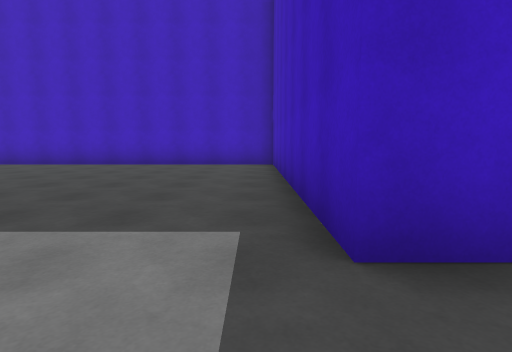
view 1 (above)

24 first-person views from a walk through a scene from a Unity 3-D project. The camera is 1.2 m above the floor, tilts 6° down and sees 80° across. The floor is counted in squares, 2 m on a side. Each view is taken from the middle of a square. On the plan, view 1 faces up. The plan holds only what a view shows up to about 9 squares ahead; the rest is blank. The place goes on beyond the plan. The player character is not drawn.

view 2
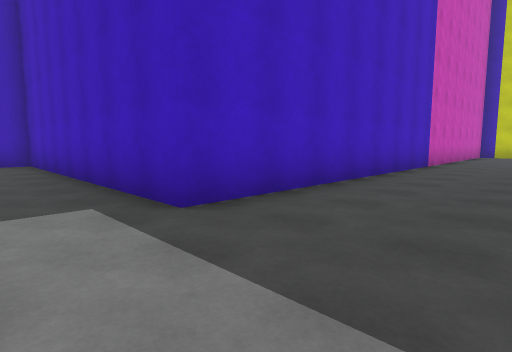

view 3
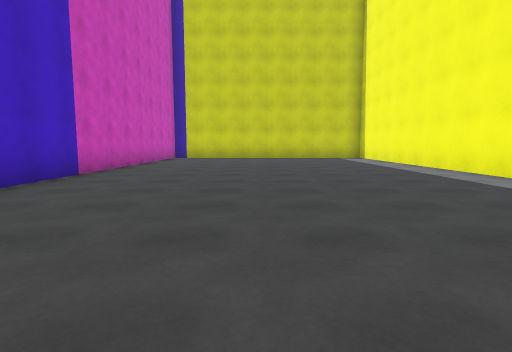

view 4
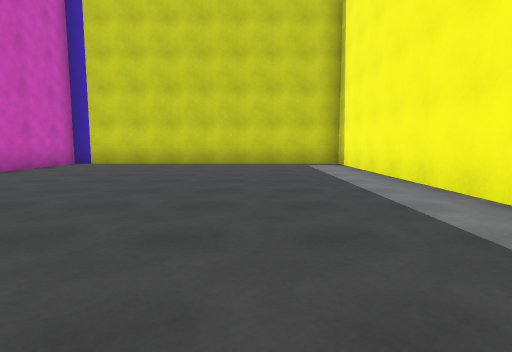

view 5
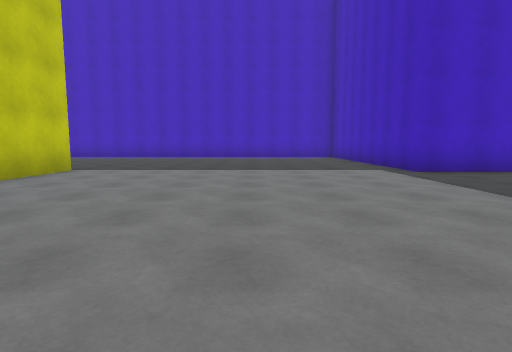

view 6
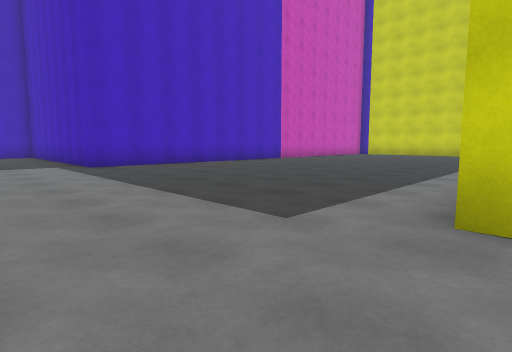

view 7
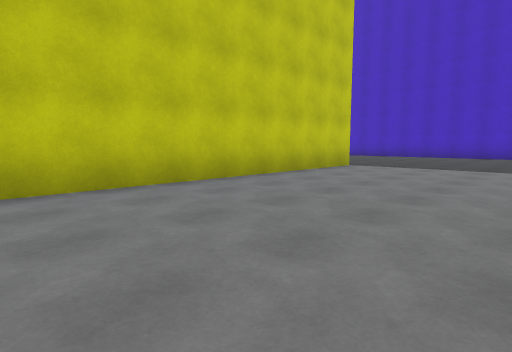

view 8
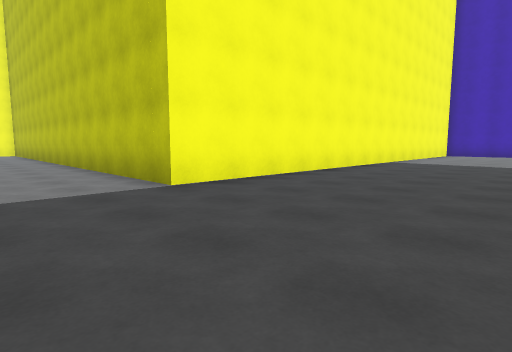

view 9
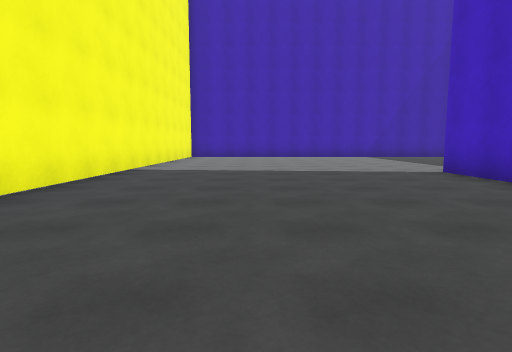

view 10
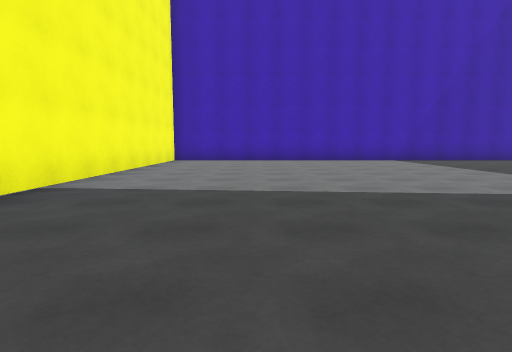

view 11
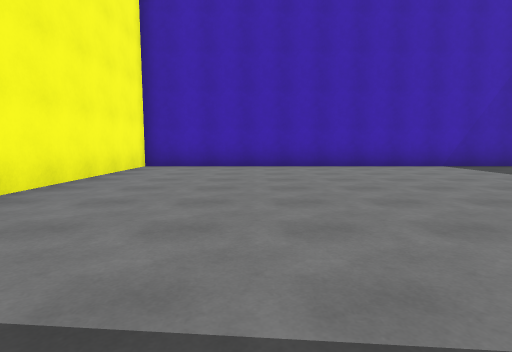

view 12
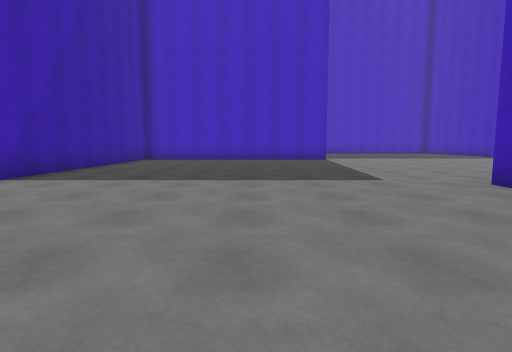

view 13
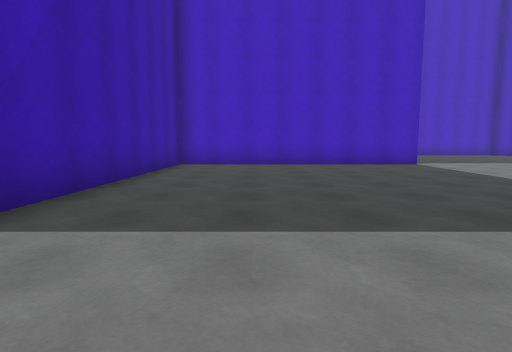

view 14
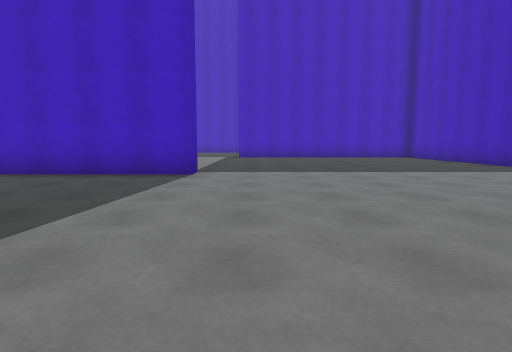

view 15
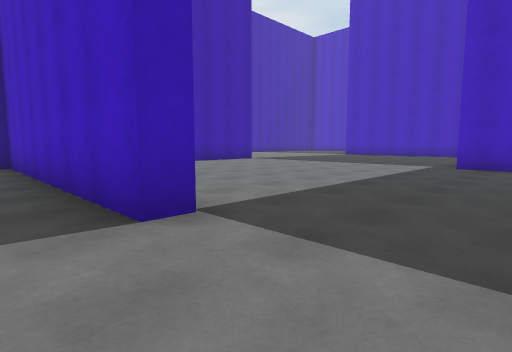

view 16
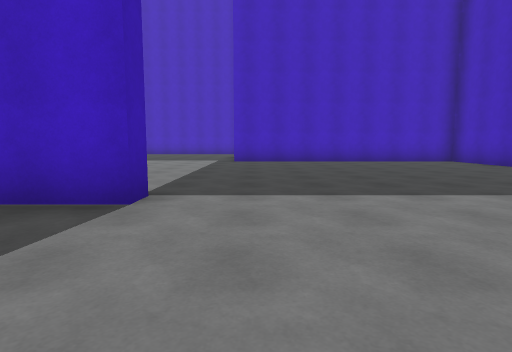

view 17
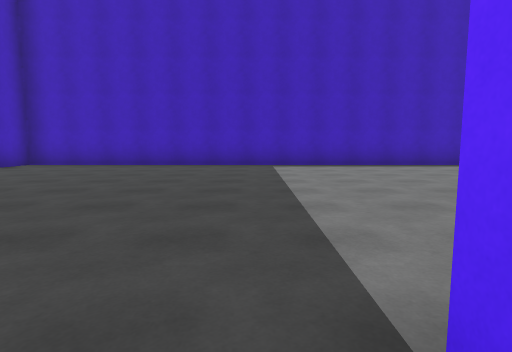

view 18
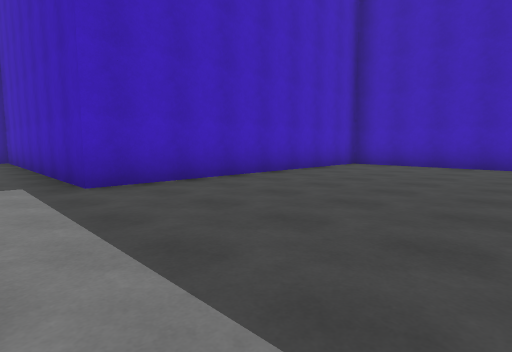

view 19
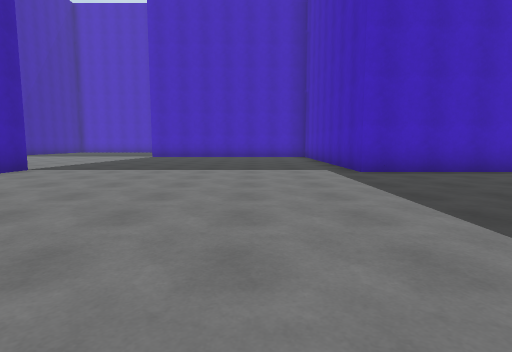

view 20
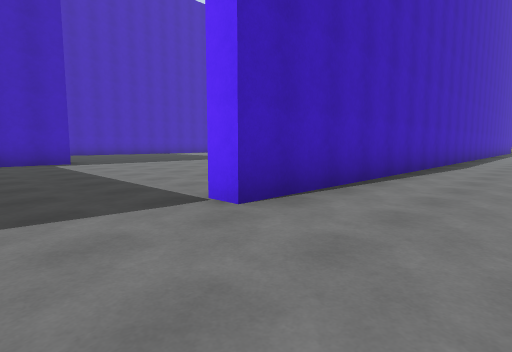

view 21
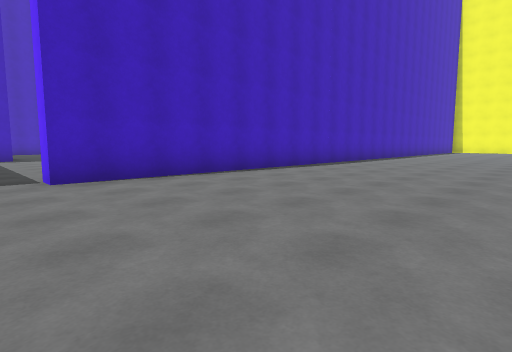

view 22
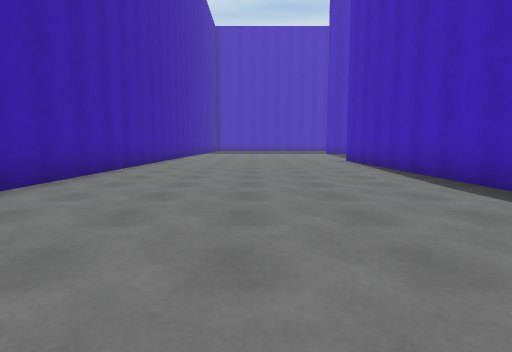

view 23
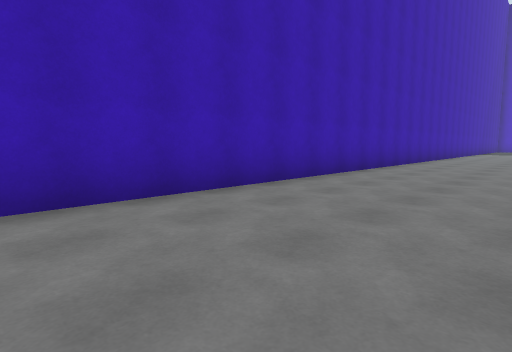

view 24
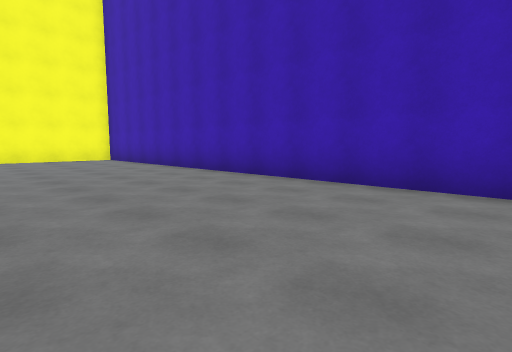

### Floor plan
Points are (right, up) in squares from view 1. A wall is a line through its corners. A room is listed if a view was taken in it or the views show most of it. See-through windows are left out.
Room 1 (views 1, 2, 3, 4, 5, 6, 7, 8, 9, 10, 11, 12, 13, 14, 15, 16, 17, 18, 19)
walls: (-7.2, 12.1) (-7.2, 24.5) (-14.7, 24.5) (-14.7, 27.5); (-12.8, 9) (-14.5, 9); (-15.2, 17.6) (-15.2, 17) (-22.2, 17) (-22.2, 2) (-7.2, 2) (-7.2, -5.8); (7.2, -6.5) (15.1, -6.5); (-22.2, 25) (-22.2, 24.1); (15.1, 1.5) (0.5, 1.5) (0.5, 9) (-7.6, 9)
ways out: opening at (-22, 26.5) to room 2
Room 2 (views 20, 21, 22, 23, 24)
walls: (-22.8, 16.4) (-22.8, 25) (-22.2, 25); (-29.2, 23.1) (-29.2, 5.4)
ways out: opening at (-22, 26.5) to room 1

Positions as (right, up) in squares from view 1, and headings:
1: (0, 0), facing up
2: (-1, -1), facing up-right
3: (2, -2), facing right
4: (6, -4), facing right
5: (-3, -5), facing up
6: (-2, -7), facing up-right
7: (-3, -6), facing up-left
8: (-5, 6), facing down-left
9: (-8, 5), facing left
10: (-11, 5), facing left
11: (-14, 5), facing left
12: (-18, 5), facing up
13: (-20, 8), facing up
14: (-14, 11), facing up
15: (-13, 16), facing up-left
16: (-14, 14), facing up
17: (-16, 18), facing right
18: (-16, 20), facing up-right
19: (-17, 18), facing up
20: (-25, 27), facing down-right
21: (-28, 26), facing down-right
22: (-26, 14), facing up
23: (-26, 12), facing up-left
24: (-25, 14), facing down-left
